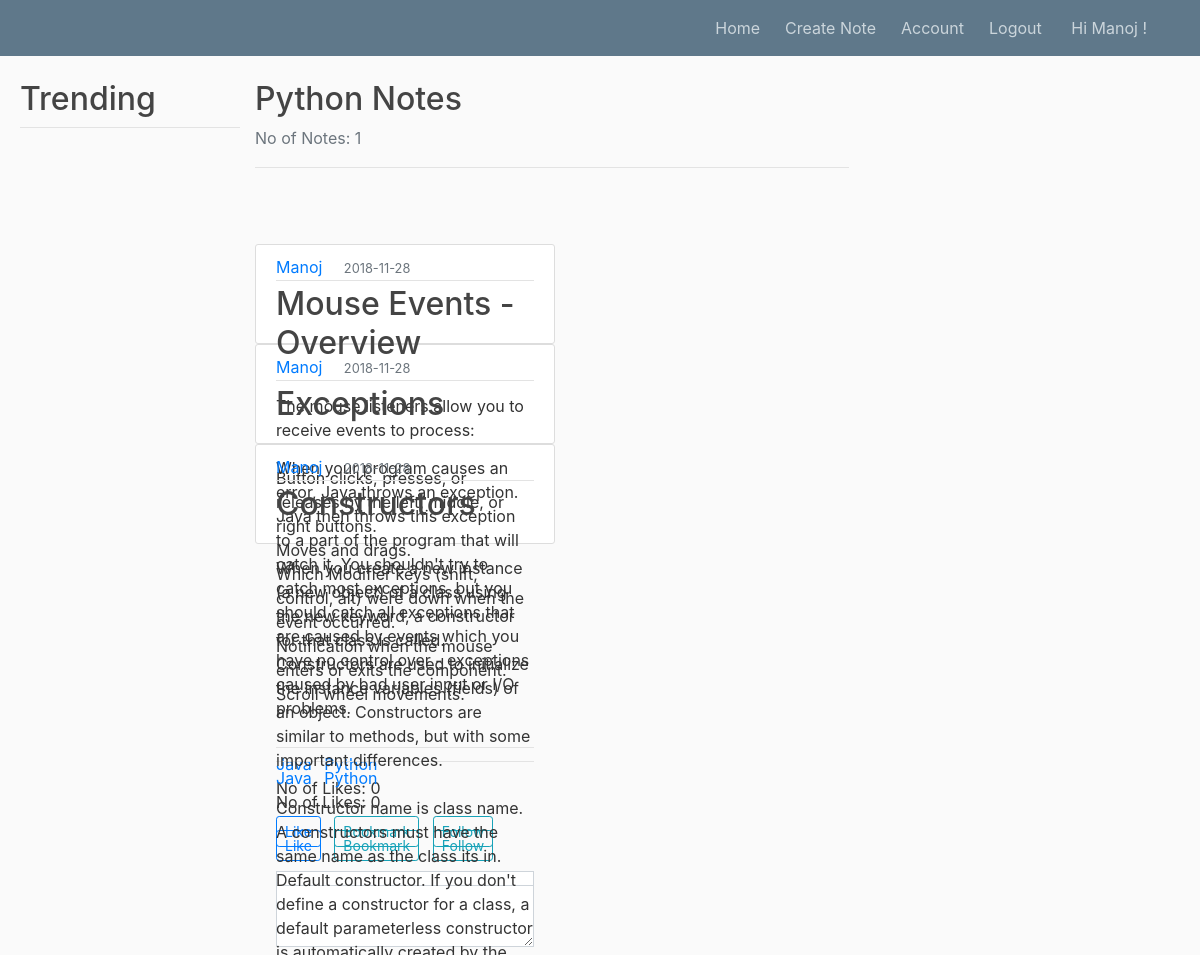
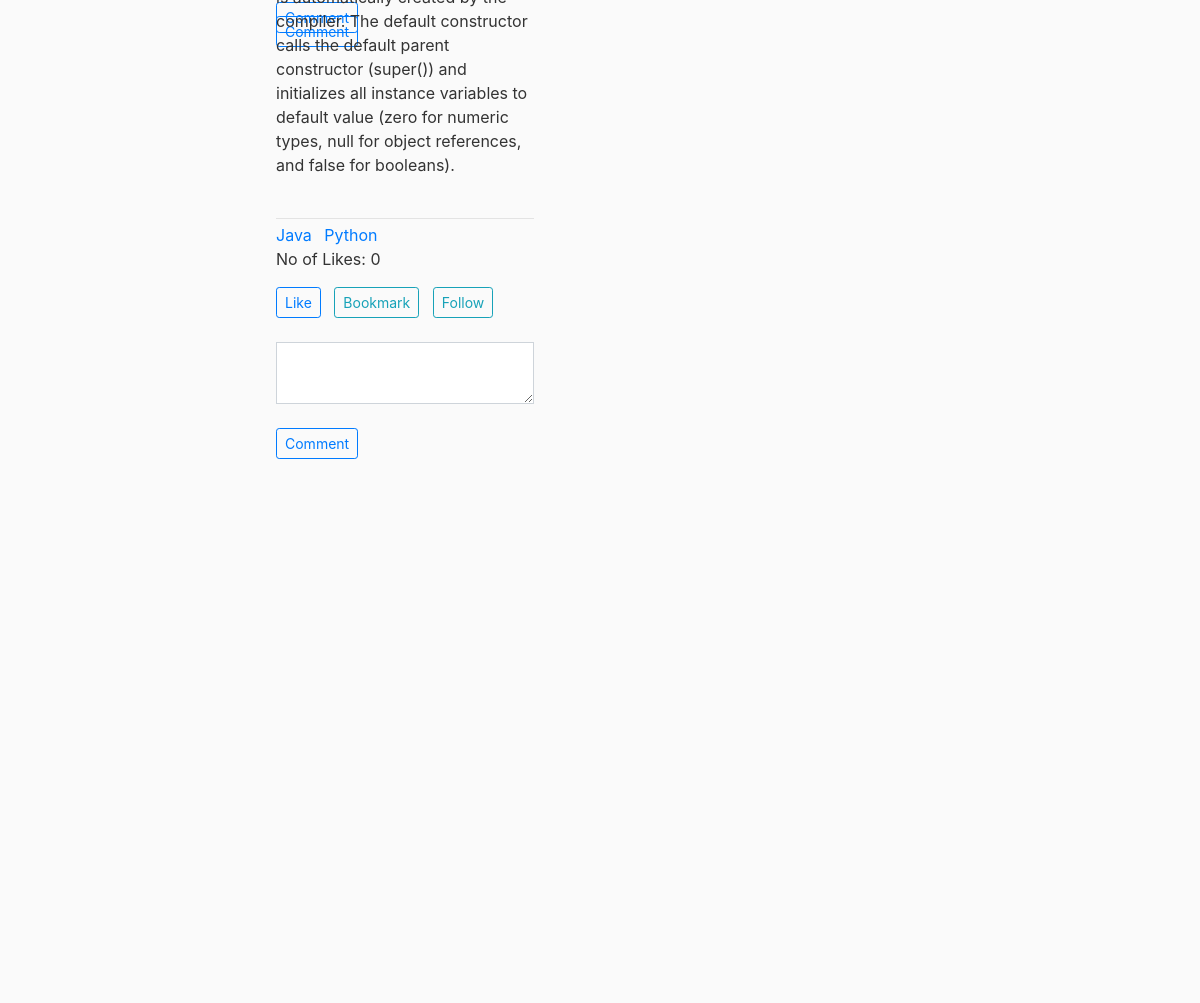
Screenshot of /tag/3 (signed in) with the database file from the repository (2 pictures, top to bottom).
### flaskblog/models.py (models this page shows, shortened)
class User(db.Model, UserMixin):
    id = db.Column(db.Integer, primary_key=True)
    firstname = db.Column(db.String(20), nullable=False)
    lastname = db.Column(db.String(20), nullable=False)
    email = db.Column(db.String(120), unique=True, nullable=False)
    password = db.Column(db.String(60), nullable=False)
    note = db.relationship('Note', backref='author', lazy=True)

class Tag(db.Model):
    id = db.Column(db.Integer, primary_key=True)
    name = db.Column(db.String(100), nullable=False)
    usertags = db.relationship('User', secondary='tagmapper', backref=db.backref('usertags', lazy='dynamic'))
    notetags = db.relationship('Note', secondary='notemapper', backref=db.backref('notetags', lazy='dynamic'))

class Note(db.Model):
    id = db.Column(db.Integer, primary_key=True)
    title = db.Column(db.String(100), nullable=False)
    date_created = db.Column(db.DateTime, nullable=False, default=datetime.utcnow)
    content = db.Column(db.Text, nullable=False)
    mode = db.Column(db.String(10), nullable=False)
    likes = db.Column(db.Integer, default= 0)
    user_id = db.Column(db.Integer, db.ForeignKey('user.id'), nullable=False)

### flaskblog/routes.py (the view)
@app.route("/tag/<int:tag_id>")
def tags(tag_id):
    tags = Tag.query.get_or_404(tag_id)
    tagcount = Tag.query.filter_by(id = tag_id).count()
    return render_template('tags.html', tags=tags, tagcount = tagcount)

### flaskblog/models.py (called while the page is built)
@login_manager.user_loader
def load_user(user_id):
    return User.query.get(int(user_id))

### flaskblog/templates/tags.html
{% extends "layout.html" %}
{% block content %}
<div class="article-metadata">
  <h2>{{ tags.name }} Notes</h2>
  <p class="text-secondary"> No of Notes: {{ tagcount }}</p>
</div>
<br>
<br>
<br>
{% for n in tags.notetags %}
    <article class="media content-section">
      <div class="media-body">
        <div class="article-metadata">
          <a class="mr-2" href="{{ url_for('user_notes', user_id=n.author.id) }}">{{ n.author.firstname }}</a>&nbsp&nbsp
          <small class="text-muted">{{ n.date_created.strftime('%Y-%m-%d') }}</small>
        </div>
        <div class="article-metadata">
          <h2><a class="article-title" href="{{ url_for('note', note_id=n.id) }}">{{ n.title }}</a></h2><br>
          <p class="article-content">{{ n.content }}</p><br>
        </div>
        {% for i in n.notetags %}
          <a class="mr-2" href="{{ url_for('tags', tag_id=i.id) }}">{{ i.name }}</a>
        {% endfor %}
        <div class="form-group">
          <p class="article-content"> No of Likes: {{ n.likes }}</p>
          <a  class="btn btn-outline-primary btn-sm"  href="{{ url_for('like', note_id=n.id) }}">Like</a>&nbsp&nbsp
          <a  class="btn btn-outline-info btn-sm" href="{{ url_for('bookmark', note_id=n.id) }}">Bookmark</a>&nbsp&nbsp
          <a  class="btn btn-outline-info btn-sm" href="{{ url_for('follow', note_id=n.id) }}">Follow</a>
          <br>
          <br>
          <textarea class="form-control rounded-0" id="exampleFormControlTextarea2" rows="2"></textarea><br>
          <p><a class="btn btn-outline-primary btn-sm" href="{{ url_for('comment', note_id=n.id) }}" data-toggle="collapse" href="#collapseExample" role="button" aria-expanded="false" aria-controls="collapseExample"> Comment </a></p>
        </div>
    </div>
    </article>
{% endfor %}
{% endblock content %}

### flaskblog/templates/layout.html (shortened to what this page needs)
<!DOCTYPE html>
<html>
<head>
    <link rel="stylesheet" href="https://maxcdn.bootstrapcdn.com/bootstrap/4.0.0/css/bootstrap.min.css">
    <link rel="stylesheet" type="text/css" href="{{ url_for('static', filename='main.css') }}">
</head>
<body>
    <header class="site-header">
    {% if current_user.is_authenticated %}
      <nav class="navbar navbar-expand-md navbar-dark bg-steel fixed-top">
        <div class="container">
          <div class="collapse navbar-collapse" id="navbarToggle">
            <div class="navbar-nav">
                <a class="nav-item nav-link" href="{{ url_for('home') }}">Home</a>&nbsp&nbsp
                <a class="nav-item nav-link" href="{{ url_for('new_note') }}">Create Note</a>&nbsp&nbsp
                <a class="nav-item nav-link" href="{{ url_for('account') }}">Account</a>&nbsp&nbsp
                <a class="nav-item nav-link" href="{{ url_for('logout') }}">Logout</a>&nbsp&nbsp&nbsp
                <a class="nav-item nav-link">Hi {{ current_user.firstname }} !</a>
            </div>
          </div>
        </div>
      </nav>
    {% endif %}
    </header>
    <section class="container">
       <div class="div1">
         <div class="article-metadata">
           <h2>Trending</h2>
         </div>
       </div>
       <div class="div2">
         <div class="div3">
         <main role="main" class="container">
                 {% block content %}{% endblock %}
         </main>
          </div>
          <div class="div4">
           <br><br><br><br>
           <div id="chart_div" style="width: 100%; height: 100%;"></div>
          </div>
       </div>
    </section>
</body>
</html>

### flaskblog/static/main.css (style rules this page uses)
body { background: #fafafa; color: #333333; margin-top: 5rem; }
.container { display: table; width: 100%; }
.div1 { background-color: #ff9e2c; position: absolute; left: 0px; width: 50%; }
.div2 { background-color: #b6701e; position: absolute; right: 0px; width: 50%; }
h1, h2, h3, h4, h5, h6 { color: #444444; }
.bg-steel { background-color: #5f788a; }
.site-header .navbar-nav .nav-link { color: #cbd5db; }
.content-section { background: #ffffff; padding: 10px 20px; border: 1px solid #dddddd; border-radius: 3px; width: 300px; height: 100px; box-sizing: border-box; }
.article-title { color: #444444; }
.article-content { white-space: pre-line; }
.article-metadata { padding-bottom: 1px; margin-bottom: 4px; border-bottom: 1px solid #e3e3e3 }

### flaskblog/templates/layout.html (style rules this page uses)
.container { display: table; width: 100%; }
.div1 { background-color: #fafafa; position: absolute; left: 20px; width: 20%; height: 100% }
.div2 { background-color: #fafafa; position: absolute; right: 0px; width: 80%; height: 100% }
.div3 { background-color: #fafafa; position: absolute; left: 0px; width: 65%; height: 100% }
.div4 { background-color: #fafafa; position: absolute; right: 0px; width: 35%; height: 100% }

### rows the page displays
User: firstname "Manoj"
Tag: name "Python"
Note: author.firstname "Manoj", date_created "2018-11-28", title "Mouse Events - Overview", content "The mouse listeners allow you to receive events to process: Button clicks, presses, or releases by the left, middle, or right buttons. Moves and drags. Which Modifier keys (shift, control, alt) were down when the event occurred. Notification when the mouse enters or exits the component. Scroll wheel movements.", likes "0"
Tag: name "Java"
Note: author.firstname "Manoj", date_created "2018-11-28", title "Exceptions", content "When your program causes an error, Java throws an exception. Java then throws this exception to a part of the program that will catch it. You shouldn't try to catch most exceptions, but you should catch all exceptions that are caused by events which you have no control over - exceptions caused by bad user input or I/O problems.", likes "0"
Note: author.firstname "Manoj", date_created "2018-11-28", title "Constructors", content "When you create a new instance (a new object) of a class using the new keyword, a constructor for that class is called. Constructors are used to initialize the instance variables (fields) of an object. Constructors are similar to methods, but with some important differences. Constructor name is class name. A constructors must have the same name as the class its in. Default constructor. If you don't define a constructor for a class, a default parameterless constructor is automatically created by the compiler. The default constructor calls the default parent constructor (super()) and initializes all instance variables to default value (zero for numeric types, null for object references, and…", likes "0"

### other values shown
{{ tagcount }} "1"
